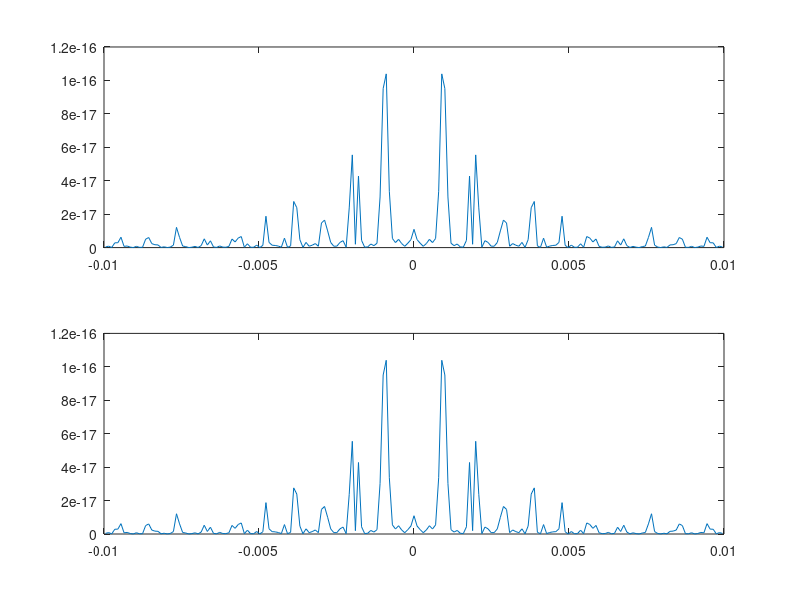
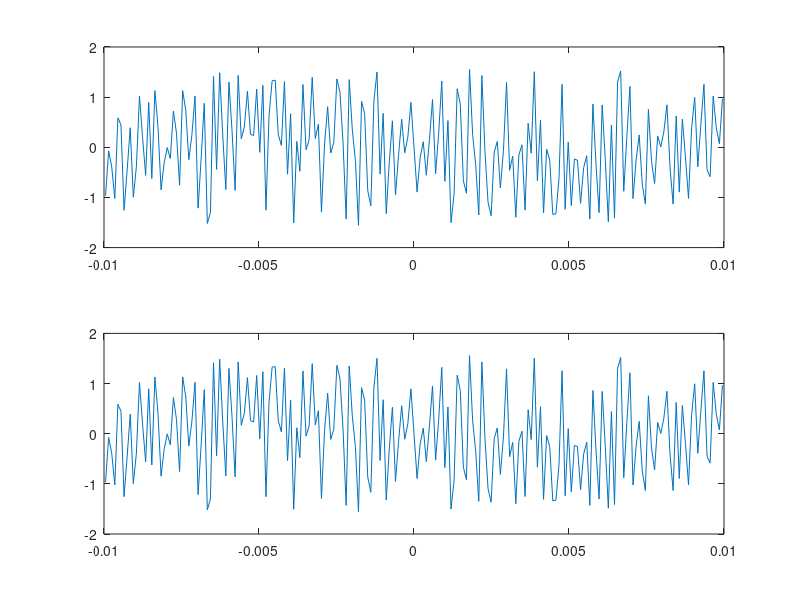

Write the MATLAB code that produced these figures, in order.
function dft_test
kx1=100;
dx=50;
xmin=0;
xmax=10000;

x=xmin:dx:xmax;
data=sin(kx1*2*pi*x);

[D,kx]=dft(data,x);


D2=fftshift(fft(data));

figure(1);
subplot(211);plot(kx,real(conj(D).*D));
subplot(212);plot(kx,real(conj(D2).*D2));

figure(2);
subplot(211);plot(kx,atan(imag(D)./real(D)));
subplot(212);plot(kx,atan(imag(D2)./real(D2)));



function [X,f]=dft(x,t);
% [X,f]=dft(x,t);

nt=length(x);
dt=t(2)-t(1);
f=(-nt+1)/2:(nt-1)/2;
f=f/(dt*nt);
w=f*2*pi;

%w=-lw/2:lw/2-1;
%w=w/(lw-1)*2*pi;

F=exp(-i*(w(:)*t(:).'));

X=F*x(:);

return
